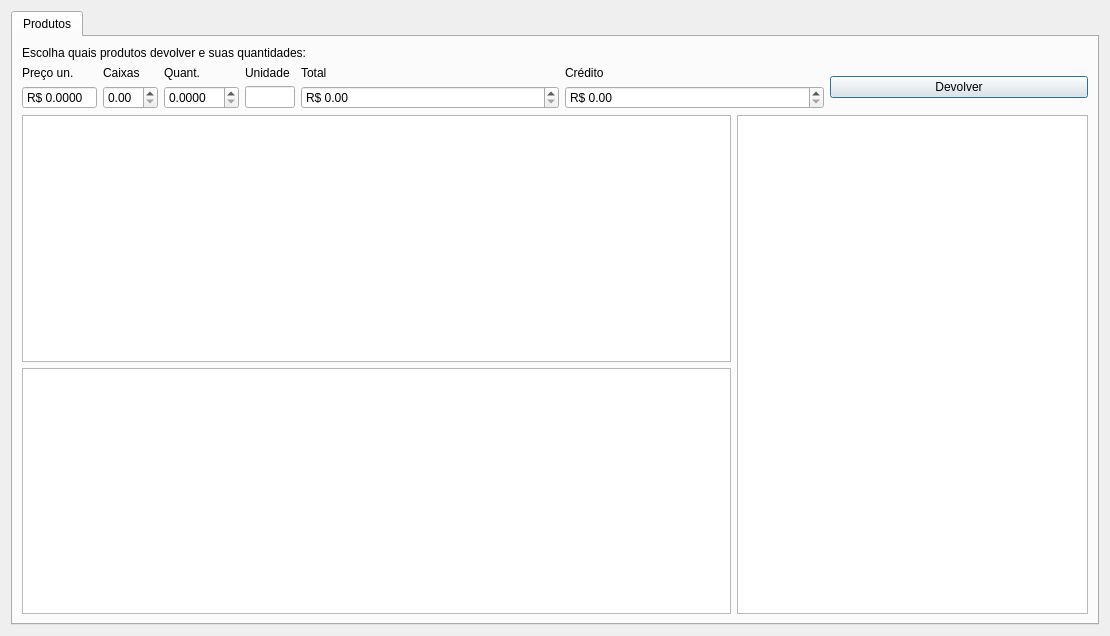
<?xml version="1.0" encoding="UTF-8"?>
<ui version="4.0">
 <class>Devolucao</class>
 <widget class="QDialog" name="Devolucao">
  <property name="geometry">
   <rect>
    <x>0</x>
    <y>0</y>
    <width>1110</width>
    <height>636</height>
   </rect>
  </property>
  <property name="windowTitle">
   <string>Devolução</string>
  </property>
  <layout class="QGridLayout" name="gridLayout">
   <item row="0" column="0">
    <widget class="QTabWidget" name="tabWidget">
     <property name="currentIndex">
      <number>0</number>
     </property>
     <widget class="QWidget" name="tab">
      <attribute name="title">
       <string>Produtos</string>
      </attribute>
      <layout class="QGridLayout" name="gridLayout_2">
       <item row="0" column="0">
        <widget class="QLabel" name="label">
         <property name="text">
          <string>Escolha quais produtos devolver e suas quantidades:</string>
         </property>
        </widget>
       </item>
       <item row="1" column="0" colspan="3">
        <layout class="QGridLayout" name="gridLayout_5">
         <item row="0" column="6">
          <widget class="QLabel" name="labelTotalItem_2">
           <property name="text">
            <string>Crédito</string>
           </property>
          </widget>
         </item>
         <item row="1" column="6">
          <widget class="QDoubleSpinBox" name="doubleSpinBoxCredito">
           <property name="showGroupSeparator" stdset="0">
            <bool>true</bool>
           </property>
           <property name="prefix">
            <string>R$ </string>
           </property>
           <property name="maximum">
            <double>999999.989999999990687</double>
           </property>
          </widget>
         </item>
         <item row="1" column="5">
          <widget class="QDoubleSpinBox" name="doubleSpinBoxTotalItem">
           <property name="toolTip">
            <string>&lt;html&gt;&lt;head/&gt;&lt;body&gt;&lt;p&gt;Valor total do orçamento, com desconto final.&lt;/p&gt;&lt;/body&gt;&lt;/html&gt;</string>
           </property>
           <property name="wrapping">
            <bool>false</bool>
           </property>
           <property name="correctionMode">
            <enum>QAbstractSpinBox::CorrectToNearestValue</enum>
           </property>
           <property name="showGroupSeparator" stdset="0">
            <bool>true</bool>
           </property>
           <property name="prefix">
            <string>R$ </string>
           </property>
           <property name="maximum">
            <double>9999999.000000000000000</double>
           </property>
          </widget>
         </item>
         <item row="0" column="0">
          <widget class="QLabel" name="labelPrecoUn">
           <property name="text">
            <string>Preço un.</string>
           </property>
          </widget>
         </item>
         <item row="0" column="2">
          <widget class="QLabel" name="labelCaixas">
           <property name="text">
            <string>Caixas</string>
           </property>
          </widget>
         </item>
         <item row="1" column="3">
          <widget class="QDoubleSpinBox" name="doubleSpinBoxQuant">
           <property name="maximumSize">
            <size>
             <width>75</width>
             <height>16777215</height>
            </size>
           </property>
           <property name="toolTip">
            <string>&lt;html&gt;&lt;head/&gt;&lt;body&gt;&lt;p&gt;Quantidade por unidade&lt;/p&gt;&lt;/body&gt;&lt;/html&gt;</string>
           </property>
           <property name="correctionMode">
            <enum>QAbstractSpinBox::CorrectToNearestValue</enum>
           </property>
           <property name="decimals">
            <number>4</number>
           </property>
           <property name="maximum">
            <double>9999999.000000000000000</double>
           </property>
          </widget>
         </item>
         <item row="1" column="4">
          <widget class="QLineEdit" name="lineEditUn">
           <property name="sizePolicy">
            <sizepolicy hsizetype="Fixed" vsizetype="Fixed">
             <horstretch>0</horstretch>
             <verstretch>0</verstretch>
            </sizepolicy>
           </property>
           <property name="minimumSize">
            <size>
             <width>50</width>
             <height>0</height>
            </size>
           </property>
           <property name="maximumSize">
            <size>
             <width>0</width>
             <height>16777215</height>
            </size>
           </property>
           <property name="toolTip">
            <string>&lt;html&gt;&lt;head/&gt;&lt;body&gt;&lt;p&gt;Unidade padrão do produto&lt;/p&gt;&lt;/body&gt;&lt;/html&gt;</string>
           </property>
           <property name="text">
            <string/>
           </property>
           <property name="readOnly">
            <bool>true</bool>
           </property>
          </widget>
         </item>
         <item row="0" column="3">
          <widget class="QLabel" name="labelQuant">
           <property name="text">
            <string>Quant.</string>
           </property>
          </widget>
         </item>
         <item row="0" column="5">
          <widget class="QLabel" name="labelTotalItem">
           <property name="text">
            <string>Total</string>
           </property>
          </widget>
         </item>
         <item row="0" column="4">
          <widget class="QLabel" name="labelUn">
           <property name="text">
            <string>Unidade</string>
           </property>
          </widget>
         </item>
         <item row="0" column="7" rowspan="2">
          <widget class="QPushButton" name="pushButtonDevolverItem">
           <property name="text">
            <string>Devolver</string>
           </property>
          </widget>
         </item>
         <item row="1" column="2">
          <widget class="QDoubleSpinBox" name="doubleSpinBoxCaixas">
           <property name="maximumSize">
            <size>
             <width>55</width>
             <height>16777215</height>
            </size>
           </property>
           <property name="toolTip">
            <string>&lt;html&gt;&lt;head/&gt;&lt;body&gt;&lt;p&gt;Quantidade de caixas&lt;/p&gt;&lt;/body&gt;&lt;/html&gt;</string>
           </property>
           <property name="correctionMode">
            <enum>QAbstractSpinBox::CorrectToNearestValue</enum>
           </property>
          </widget>
         </item>
         <item row="1" column="0">
          <widget class="QDoubleSpinBox" name="doubleSpinBoxPrecoUn">
           <property name="maximumSize">
            <size>
             <width>75</width>
             <height>16777215</height>
            </size>
           </property>
           <property name="toolTip">
            <string>&lt;html&gt;&lt;head/&gt;&lt;body&gt;&lt;p&gt;Quantidade por unidade&lt;/p&gt;&lt;/body&gt;&lt;/html&gt;</string>
           </property>
           <property name="readOnly">
            <bool>true</bool>
           </property>
           <property name="buttonSymbols">
            <enum>QAbstractSpinBox::NoButtons</enum>
           </property>
           <property name="correctionMode">
            <enum>QAbstractSpinBox::CorrectToNearestValue</enum>
           </property>
           <property name="prefix">
            <string>R$ </string>
           </property>
           <property name="decimals">
            <number>4</number>
           </property>
           <property name="maximum">
            <double>9999999.000000000000000</double>
           </property>
          </widget>
         </item>
        </layout>
       </item>
       <item row="2" column="0" colspan="2">
        <widget class="TableView" name="tableProdutos">
         <property name="selectionMode">
          <enum>QAbstractItemView::SingleSelection</enum>
         </property>
         <property name="selectionBehavior">
          <enum>QAbstractItemView::SelectRows</enum>
         </property>
        </widget>
       </item>
       <item row="2" column="2" rowspan="2">
        <layout class="QGridLayout" name="gridLayout_3">
         <item row="0" column="0" colspan="2">
          <widget class="TableView" name="tablePagamentos">
           <property name="editTriggers">
            <set>QAbstractItemView::NoEditTriggers</set>
           </property>
          </widget>
         </item>
        </layout>
       </item>
       <item row="3" column="0" colspan="2">
        <widget class="TableView" name="tableDevolvidos">
         <property name="selectionMode">
          <enum>QAbstractItemView::SingleSelection</enum>
         </property>
         <property name="selectionBehavior">
          <enum>QAbstractItemView::SelectRows</enum>
         </property>
        </widget>
       </item>
      </layout>
     </widget>
    </widget>
   </item>
  </layout>
 </widget>
 <customwidgets>
  <customwidget>
   <class>TableView</class>
   <extends>QTableView</extends>
   <header>src/tableview.h</header>
  </customwidget>
 </customwidgets>
 <resources/>
 <connections/>
</ui>
